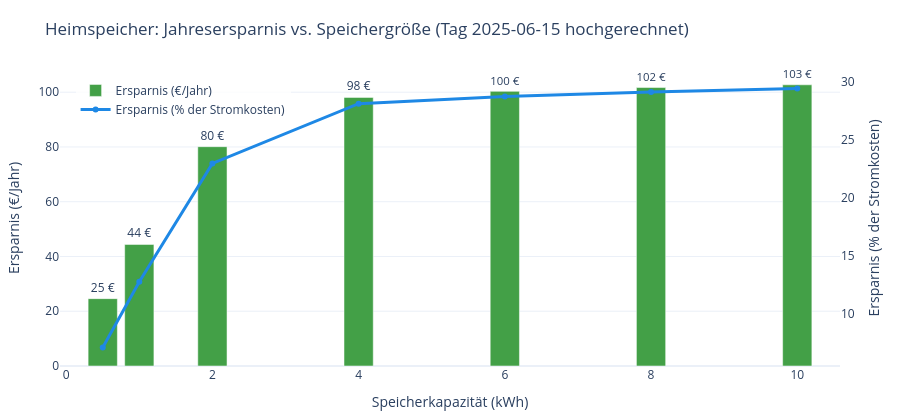

Here is the notebook cell this chart was saved with:
### Code cell
# Schritt 4: Parametervariation — Speichergröße vs. Ersparnis (€/Tag und €/Jahr)
kapazitaeten = [0.5, 1, 2, 4, 6, 8, 10]  # kWh
DAYS_PER_YEAR = 365

ergebnisse = []
for kap in kapazitaeten:
    n_k = optimiere_heimspeicher(tag, kapazitaet_kwh=kap, leistung_kw=kap / 2)
    einsparung_eur_tag  = kosten_ohne - n_k.objective
    einsparung_eur_jahr = einsparung_eur_tag * DAYS_PER_YEAR
    einsparung_pct      = 100 * einsparung_eur_tag / kosten_ohne
    ergebnisse.append({
        "kapazitaet_kwh":      kap,
        "einsparung_eur_tag":  round(einsparung_eur_tag, 4),
        "einsparung_eur_jahr": round(einsparung_eur_jahr, 1),
        "einsparung_pct":      round(einsparung_pct, 2),
    })

df_studie = pd.DataFrame(ergebnisse).set_index("kapazitaet_kwh")
print(df_studie)

# Eine Grafik mit zwei Y-Achsen: Bars = Ersparnis €/Jahr, Linie = % der Tagesreferenz
fig = go.Figure()
fig.add_bar(x=df_studie.index, y=df_studie["einsparung_eur_jahr"],
            name="Ersparnis (€/Jahr)", marker_color="#43A047",
            text=[f"{v:.0f} €" for v in df_studie["einsparung_eur_jahr"]],
            textposition="outside")
fig.add_scatter(x=df_studie.index, y=df_studie["einsparung_pct"],
                mode="lines+markers", name="Ersparnis (% der Stromkosten)",
                line=dict(color="#1E88E5", width=3), yaxis="y2")
fig.update_layout(
    template="plotly_white",
    title=f"Heimspeicher: Jahresersparnis vs. Speichergröße (Tag {tag.index[0].date()} hochgerechnet)",
    xaxis_title="Speicherkapazität (kWh)",
    yaxis=dict(title="Ersparnis (€/Jahr)", side="left"),
    yaxis2=dict(title="Ersparnis (% der Stromkosten)", overlaying="y", side="right",
                showgrid=False),
    legend=dict(x=0.02, y=0.98, bgcolor="rgba(255,255,255,0.8)"),
    height=420, margin=dict(t=70, b=50, l=60, r=60),
)
fig.show()

### Figure 1 — Plotly figure (JSON) as saved in the notebook; plotly's stock layout.template omitted (floating-point values rounded to 4 significant figures)
{"data": [{"marker": {"color": "#43A047"}, "name": "Ersparnis (€/Jahr)", "text": ["25 €", "44 €", "80 €", "98 €", "100 €", "102 €", "103 €"], "textposition": "outside", "type": "bar", "x": [0.5, 1.0, 2.0, 4.0, 6.0, 8.0, 10.0], "y": [24.6, 44.4, 80.1, 98.1, 100.3, 101.7, 102.7]}, {"line": {"color": "#1E88E5", "width": 3}, "mode": "lines+markers", "name": "Ersparnis (% der Stromkosten)", "type": "scatter", "x": [0.5, 1.0, 2.0, 4.0, 6.0, 8.0, 10.0], "y": [7.05, 12.73, 22.96, 28.13, 28.75, 29.14, 29.44], "yaxis": "y2"}], "layout": {"height": 420, "legend": {"bgcolor": "rgba(255,255,255,0.8)", "x": 0.02, "y": 0.98}, "margin": {"b": 50, "l": 60, "r": 60, "t": 70}, "title": {"text": "Heimspeicher: Jahresersparnis vs. Speichergröße (Tag 2025-06-15 hochgerechnet)"}, "xaxis": {"title": {"text": "Speicherkapazität (kWh)"}}, "yaxis": {"side": "left", "title": {"text": "Ersparnis (€/Jahr)"}}, "yaxis2": {"overlaying": "y", "showgrid": false, "side": "right", "title": {"text": "Ersparnis (% der Stromkosten)"}}}}
